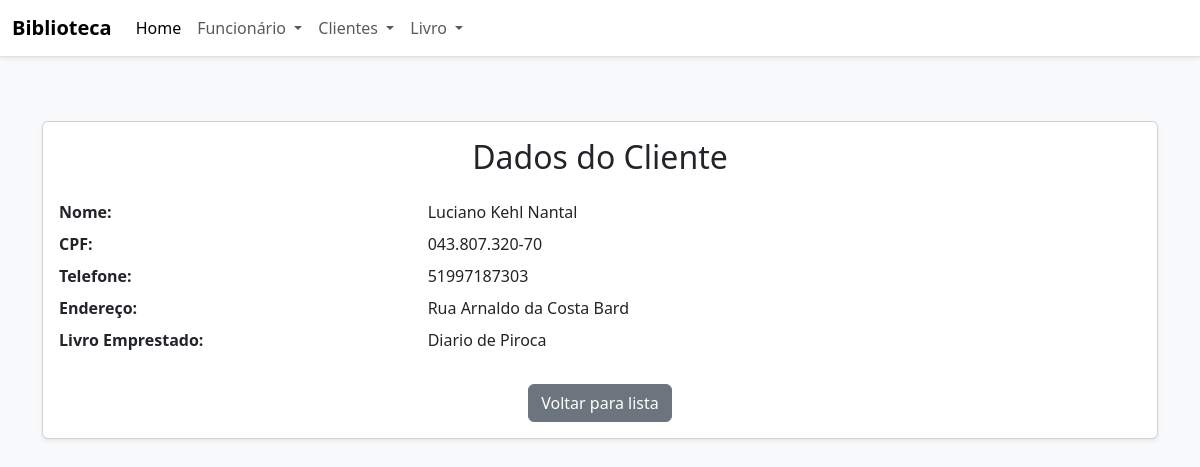
The page /clientes/visualizar/1/ on the database as committed earlier.
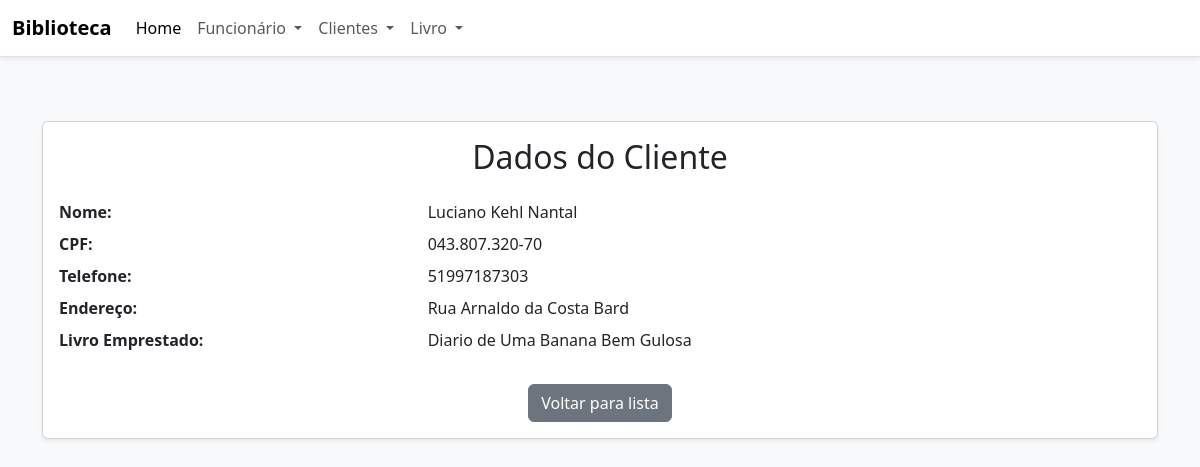
The same page on the database as committed later.
### academico/models.py (models this page shows, shortened)
class Cliente(models.Model):
    nome = models.CharField(max_length=100)
    cpf = models.CharField(max_length=14, unique=True)
    telefone = models.CharField(max_length=15)
    endereco = models.CharField(max_length=200)
    livro = models.ForeignKey(
        Livro, on_delete=models.RESTRICT, related_name="clientes")
    ativo = models.BooleanField(default=True)
    bloqueado = models.BooleanField(default=False)

class Livro(models.Model):
    titulo = models.CharField(max_length=200)
    autor = models.CharField(max_length=150)
    editora = models.CharField(max_length=100)
    ano_publicacao = models.PositiveIntegerField()
    isbn = models.CharField(max_length=20, unique=True)
    genero = models.CharField(max_length=20, choices=GENERO_CHOICES)
    quantidade_disponivel = models.PositiveIntegerField(default=1)
    foto = StdImageField(
        upload_to='fotos/alunos',
        variations={'thumb': (150, 150), 'medium': (300, 300)},
        blank=True,
        null=True
    )

### academico/views.py (the view)
# urls.py: path('clientes/visualizar/<int:id>/', views.visualizar_cliente, name='visualizar_cliente'),
def visualizar_cliente(request, id):
    cliente = get_object_or_404(Cliente, id=id)
    return render(request, 'academico/visualizar_cliente.html', {
        'cliente': cliente
    })

### academico/templates/academico/visualizar_cliente.html
{% extends 'academico/base.html' %}
{% block content %}
<div class="container py-5">
    <div class="card shadow-sm">
        <div class="card-body">
            <h2 class="card-title mb-4 text-center">Dados do Cliente</h2>
            <dl class="row">
                <dt class="col-sm-4">Nome:</dt>
                <dd class="col-sm-8">{{ cliente.nome }}</dd>
                <dt class="col-sm-4">CPF:</dt>
                <dd class="col-sm-8">{{ cliente.cpf }}</dd>
                <dt class="col-sm-4">Telefone:</dt>
                <dd class="col-sm-8">{{ cliente.telefone }}</dd>
                <dt class="col-sm-4">Endereço:</dt>
                <dd class="col-sm-8">{{ cliente.endereco }}</dd>
                <dt class="col-sm-4">Livro Emprestado:</dt>
                <dd class="col-sm-8">{{ cliente.livro.titulo }}</dd>
            </dl>
            <div class="text-center mt-4">
                <a href="{% url 'clientes' %}" class="btn btn-secondary">Voltar para lista</a>
            </div>
        </div>
    </div>
</div>
{% endblock %}

Rows that differ between the two databases and show on the page:
changed through a linked row, Cliente "Luciano Kehl Nantal": livro.titulo "Diario de Piroca" → "Diario de Uma Banana Bem Gulosa"
